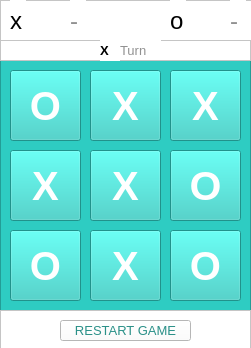
<?xml version="1.0" encoding="UTF-8"?>
<ui version="4.0">
 <class>MainWindow</class>
 <widget class="QMainWindow" name="MainWindow">
  <property name="geometry">
   <rect>
    <x>0</x>
    <y>0</y>
    <width>251</width>
    <height>348</height>
   </rect>
  </property>
  <property name="minimumSize">
   <size>
    <width>251</width>
    <height>348</height>
   </size>
  </property>
  <property name="maximumSize">
   <size>
    <width>251</width>
    <height>348</height>
   </size>
  </property>
  <property name="sizeIncrement">
   <size>
    <width>250</width>
    <height>348</height>
   </size>
  </property>
  <property name="font">
   <font>
    <pointsize>6</pointsize>
   </font>
  </property>
  <property name="windowTitle">
   <string>MainWindow</string>
  </property>
  <widget class="QWidget" name="centralwidget">
   <widget class="QFrame" name="main_frame">
    <property name="geometry">
     <rect>
      <x>0</x>
      <y>0</y>
      <width>251</width>
      <height>351</height>
     </rect>
    </property>
    <property name="minimumSize">
     <size>
      <width>251</width>
      <height>351</height>
     </size>
    </property>
    <property name="maximumSize">
     <size>
      <width>251</width>
      <height>351</height>
     </size>
    </property>
    <property name="styleSheet">
     <string notr="true">background-color: rgb(46, 204, 194);</string>
    </property>
    <property name="frameShape">
     <enum>QFrame::StyledPanel</enum>
    </property>
    <property name="frameShadow">
     <enum>QFrame::Raised</enum>
    </property>
    <widget class="QFrame" name="board_frame">
     <property name="geometry">
      <rect>
       <x>0</x>
       <y>60</y>
       <width>251</width>
       <height>251</height>
      </rect>
     </property>
     <property name="frameShape">
      <enum>QFrame::StyledPanel</enum>
     </property>
     <property name="frameShadow">
      <enum>QFrame::Raised</enum>
     </property>
     <widget class="QPushButton" name="pushButton_9">
      <property name="geometry">
       <rect>
        <x>10</x>
        <y>170</y>
        <width>71</width>
        <height>71</height>
       </rect>
      </property>
      <property name="font">
       <font>
        <pointsize>30</pointsize>
        <weight>75</weight>
        <bold>true</bold>
       </font>
      </property>
      <property name="styleSheet">
       <string notr="true">color: rgb(255, 255, 255);</string>
      </property>
      <property name="text">
       <string>O</string>
      </property>
     </widget>
     <widget class="QPushButton" name="pushButton">
      <property name="geometry">
       <rect>
        <x>10</x>
        <y>10</y>
        <width>71</width>
        <height>71</height>
       </rect>
      </property>
      <property name="font">
       <font>
        <pointsize>30</pointsize>
        <weight>75</weight>
        <bold>true</bold>
       </font>
      </property>
      <property name="styleSheet">
       <string notr="true">color: rgb(255, 255, 255);</string>
      </property>
      <property name="text">
       <string>O</string>
      </property>
     </widget>
     <widget class="QPushButton" name="pushButton_2">
      <property name="geometry">
       <rect>
        <x>90</x>
        <y>10</y>
        <width>71</width>
        <height>71</height>
       </rect>
      </property>
      <property name="font">
       <font>
        <pointsize>30</pointsize>
        <weight>75</weight>
        <bold>true</bold>
       </font>
      </property>
      <property name="styleSheet">
       <string notr="true">background-color: rgb(46, 204, 194);
color: rgb(255, 255, 255);</string>
      </property>
      <property name="text">
       <string>X</string>
      </property>
     </widget>
     <widget class="QPushButton" name="pushButton_6">
      <property name="geometry">
       <rect>
        <x>170</x>
        <y>90</y>
        <width>71</width>
        <height>71</height>
       </rect>
      </property>
      <property name="font">
       <font>
        <pointsize>31</pointsize>
        <weight>75</weight>
        <bold>true</bold>
       </font>
      </property>
      <property name="styleSheet">
       <string notr="true">color: rgb(255, 255, 255);</string>
      </property>
      <property name="text">
       <string>O</string>
      </property>
     </widget>
     <widget class="QPushButton" name="pushButton_8">
      <property name="geometry">
       <rect>
        <x>90</x>
        <y>170</y>
        <width>71</width>
        <height>71</height>
       </rect>
      </property>
      <property name="font">
       <font>
        <pointsize>30</pointsize>
        <weight>75</weight>
        <bold>true</bold>
       </font>
      </property>
      <property name="styleSheet">
       <string notr="true">color: rgb(255, 255, 255);</string>
      </property>
      <property name="text">
       <string>X</string>
      </property>
     </widget>
     <widget class="QPushButton" name="pushButton_7">
      <property name="geometry">
       <rect>
        <x>170</x>
        <y>170</y>
        <width>71</width>
        <height>71</height>
       </rect>
      </property>
      <property name="font">
       <font>
        <pointsize>30</pointsize>
        <weight>75</weight>
        <bold>true</bold>
       </font>
      </property>
      <property name="styleSheet">
       <string notr="true">color: rgb(255, 255, 255);</string>
      </property>
      <property name="text">
       <string>O</string>
      </property>
     </widget>
     <widget class="QPushButton" name="pushButton_3">
      <property name="geometry">
       <rect>
        <x>10</x>
        <y>90</y>
        <width>71</width>
        <height>71</height>
       </rect>
      </property>
      <property name="font">
       <font>
        <pointsize>30</pointsize>
        <weight>75</weight>
        <bold>true</bold>
       </font>
      </property>
      <property name="styleSheet">
       <string notr="true">color: rgb(255, 255, 255);</string>
      </property>
      <property name="text">
       <string>X</string>
      </property>
     </widget>
     <widget class="QPushButton" name="pushButton_4">
      <property name="geometry">
       <rect>
        <x>90</x>
        <y>90</y>
        <width>71</width>
        <height>71</height>
       </rect>
      </property>
      <property name="font">
       <font>
        <pointsize>30</pointsize>
        <weight>75</weight>
        <bold>true</bold>
       </font>
      </property>
      <property name="styleSheet">
       <string notr="true">color: rgb(255, 255, 255);</string>
      </property>
      <property name="text">
       <string>X</string>
      </property>
     </widget>
     <widget class="QPushButton" name="pushButton_5">
      <property name="geometry">
       <rect>
        <x>170</x>
        <y>10</y>
        <width>71</width>
        <height>71</height>
       </rect>
      </property>
      <property name="font">
       <font>
        <pointsize>30</pointsize>
        <weight>75</weight>
        <bold>true</bold>
       </font>
      </property>
      <property name="styleSheet">
       <string notr="true">color: rgb(255, 255, 255);</string>
      </property>
      <property name="text">
       <string>X</string>
      </property>
     </widget>
    </widget>
    <widget class="QFrame" name="x_o_result_frame">
     <property name="geometry">
      <rect>
       <x>0</x>
       <y>0</y>
       <width>261</width>
       <height>41</height>
      </rect>
     </property>
     <property name="styleSheet">
      <string notr="true">background-color: rgb(255, 255, 255);</string>
     </property>
     <property name="frameShape">
      <enum>QFrame::StyledPanel</enum>
     </property>
     <property name="frameShadow">
      <enum>QFrame::Raised</enum>
     </property>
     <widget class="QLabel" name="x_result_label">
      <property name="geometry">
       <rect>
        <x>10</x>
        <y>0</y>
        <width>16</width>
        <height>41</height>
       </rect>
      </property>
      <property name="font">
       <font>
        <pointsize>18</pointsize>
       </font>
      </property>
      <property name="text">
       <string>x </string>
      </property>
     </widget>
     <widget class="QLabel" name="o_result_label">
      <property name="geometry">
       <rect>
        <x>170</x>
        <y>0</y>
        <width>16</width>
        <height>41</height>
       </rect>
      </property>
      <property name="font">
       <font>
        <pointsize>18</pointsize>
       </font>
      </property>
      <property name="text">
       <string>o</string>
      </property>
     </widget>
     <widget class="QLabel" name="x_result_label_2">
      <property name="geometry">
       <rect>
        <x>70</x>
        <y>0</y>
        <width>16</width>
        <height>41</height>
       </rect>
      </property>
      <property name="font">
       <font>
        <pointsize>18</pointsize>
       </font>
      </property>
      <property name="styleSheet">
       <string notr="true">color: rgb(145, 145, 145);</string>
      </property>
      <property name="text">
       <string>-</string>
      </property>
     </widget>
     <widget class="QLabel" name="x_result_label_3">
      <property name="geometry">
       <rect>
        <x>230</x>
        <y>0</y>
        <width>16</width>
        <height>41</height>
       </rect>
      </property>
      <property name="font">
       <font>
        <pointsize>18</pointsize>
       </font>
      </property>
      <property name="styleSheet">
       <string notr="true">color: rgb(145, 145, 145);</string>
      </property>
      <property name="text">
       <string>-</string>
      </property>
     </widget>
    </widget>
    <widget class="QFrame" name="frame">
     <property name="geometry">
      <rect>
       <x>0</x>
       <y>310</y>
       <width>251</width>
       <height>41</height>
      </rect>
     </property>
     <property name="styleSheet">
      <string notr="true">background-color: rgb(255, 255, 255);</string>
     </property>
     <property name="frameShape">
      <enum>QFrame::StyledPanel</enum>
     </property>
     <property name="frameShadow">
      <enum>QFrame::Raised</enum>
     </property>
     <widget class="QPushButton" name="restart_button">
      <property name="geometry">
       <rect>
        <x>60</x>
        <y>10</y>
        <width>131</width>
        <height>21</height>
       </rect>
      </property>
      <property name="font">
       <font>
        <pointsize>10</pointsize>
       </font>
      </property>
      <property name="styleSheet">
       <string notr="true">color: rgb(42, 144, 136);</string>
      </property>
      <property name="text">
       <string>RESTART GAME</string>
      </property>
     </widget>
    </widget>
    <widget class="QFrame" name="frame_2">
     <property name="geometry">
      <rect>
       <x>0</x>
       <y>40</y>
       <width>251</width>
       <height>21</height>
      </rect>
     </property>
     <property name="styleSheet">
      <string notr="true">background-color: rgb(255, 255, 255);</string>
     </property>
     <property name="frameShape">
      <enum>QFrame::StyledPanel</enum>
     </property>
     <property name="frameShadow">
      <enum>QFrame::Raised</enum>
     </property>
     <widget class="QLabel" name="label_2">
      <property name="geometry">
       <rect>
        <x>100</x>
        <y>0</y>
        <width>20</width>
        <height>21</height>
       </rect>
      </property>
      <property name="font">
       <font>
        <pointsize>10</pointsize>
        <weight>75</weight>
        <bold>true</bold>
       </font>
      </property>
      <property name="text">
       <string>X</string>
      </property>
     </widget>
     <widget class="QLabel" name="label">
      <property name="geometry">
       <rect>
        <x>120</x>
        <y>0</y>
        <width>41</width>
        <height>20</height>
       </rect>
      </property>
      <property name="font">
       <font>
        <pointsize>10</pointsize>
       </font>
      </property>
      <property name="styleSheet">
       <string notr="true">color: rgb(145, 145, 145);</string>
      </property>
      <property name="text">
       <string>Turn</string>
      </property>
     </widget>
    </widget>
   </widget>
  </widget>
 </widget>
 <resources/>
 <connections/>
</ui>
